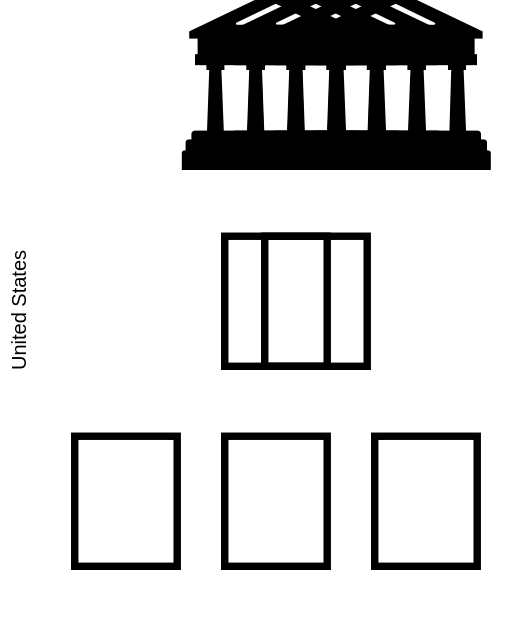

Source (Vega-Lite JSON):
### Vega-Lite specification from a JSON file in a GitHub repository (floating-point values rounded to 4 significant figures)
{"$schema": "https://vega.github.io/schema/vega-lite/v4.json", "config": {"view": {"stroke": ""}}, "width": "container", "height": 300, "data": {"values": [{"country": "United States", "category": "University"}, {"country": "United States", "category": "University"}, {"country": "United States", "category": "University"}, {"country": "United States", "category": "University"}, {"country": "United States", "category": "Faculty"}, {"country": "United States", "category": "Faculty"}, {"country": "United States", "category": "Academic Leaders"}]}, "transform": [{"calculate": "{'University': '🏛', 'Academic Leaders': '👩🏻🏫', 'Faculty': '🏫'}[datum.category]", "as": "emoji"}, {"window": [{"op": "rank", "as": "rank"}], "groupby": ["country", "category"]}], "mark": {"type": "text", "baseline": "middle"}, "encoding": {"x": {"field": "rank", "type": "ordinal", "axis": null}, "y": {"field": "category", "type": "nominal", "axis": null, "sort": null}, "row": {"field": "country", "header": {"title": ""}}, "text": {"field": "emoji", "type": "nominal"}, "size": {"value": 100}, "tooltip": [{"field": "category", "type": "nominal", "title": "Category"}]}}
